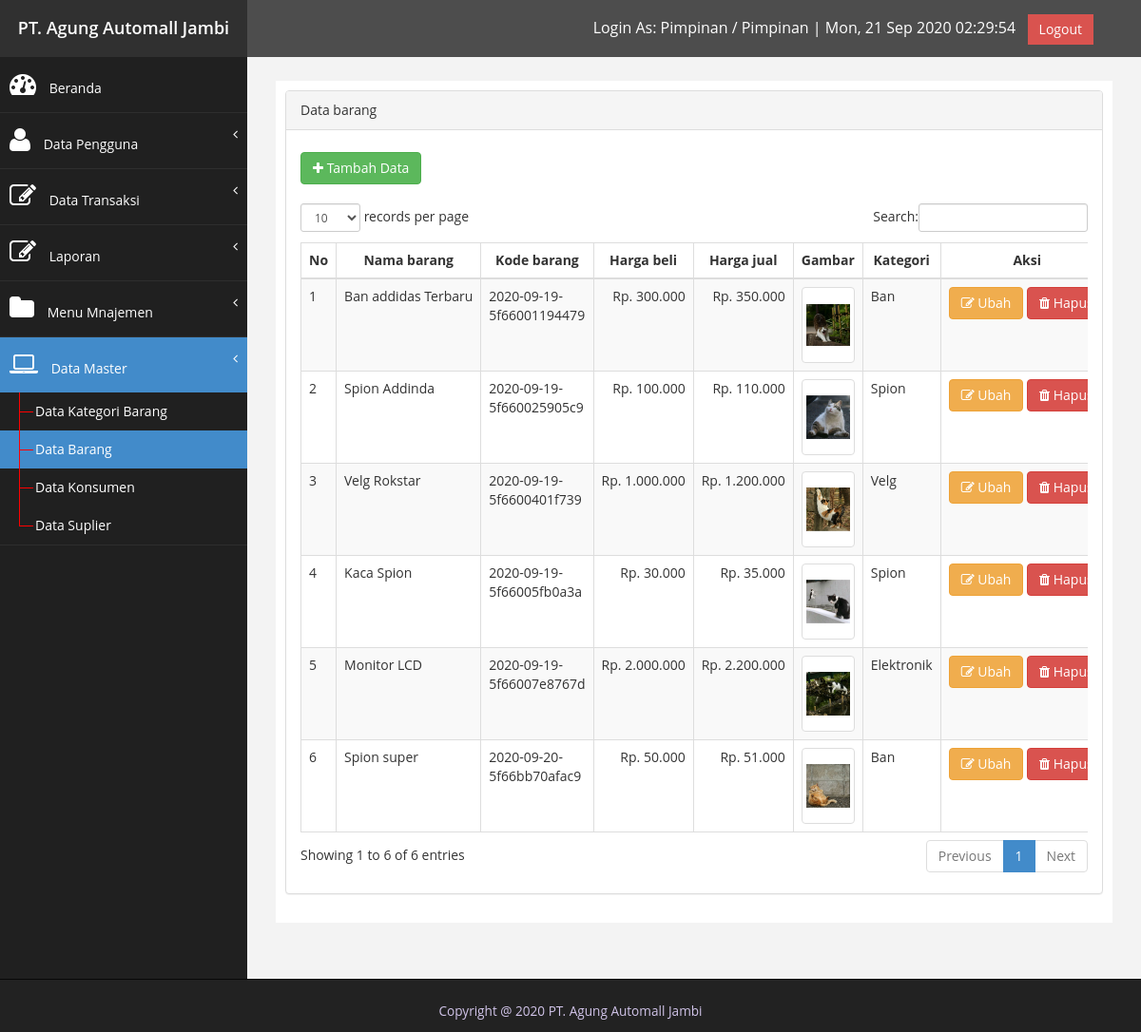
The page /index.php?page=data_master&submenu=barang (signed in) on the database its author committed.
### tables this page shows
CREATE TABLE `tb_user_menu_access` (
  `id` int(11) NOT NULL,
  `menu_id` int(11) NOT NULL,
  `id_user_level` int(11) NOT NULL
);

CREATE TABLE `tb_user_menu` (
  `user_menu_id` int(11) NOT NULL,
  `menu_title` varchar(128) NOT NULL,
  `icon` varchar(255) NOT NULL,
  `menu_url` varchar(50) NOT NULL
);

CREATE TABLE `tb_user_sub_menu_access` (
  `id` int(11) NOT NULL,
  `sub_menu_id` int(11) NOT NULL,
  `id_user_level` int(11) NOT NULL
);

CREATE TABLE `tb_user_sub_menu` (
  `id` int(11) NOT NULL,
  `menu_id` int(11) NOT NULL,
  `title` varchar(128) NOT NULL,
  `sub_menu_url` varchar(50) NOT NULL,
  `file` varchar(255) NOT NULL
);

CREATE TABLE `tb_barang_data` (
  `id_barang_data` int(11) NOT NULL,
  `id_barang_kategori` int(11) NOT NULL,
  `barang_data_nama` varchar(200) NOT NULL,
  `barang_data_kode` varchar(100) NOT NULL,
  `barang_data_harga_beli` int(255) NOT NULL,
  `barang_data_harga_jual` int(255) NOT NULL,
  `barang_data_stok` bigint(20) NOT NULL,
  `barang_data_gambar` varchar(255) NOT NULL
);

CREATE TABLE `tb_barang_kategori` (
  `id_barang_kategori` int(11) NOT NULL,
  `barang_kategori_nama` varchar(50) NOT NULL
);

### function.php (called while the page is built, shortened)
<?php
$koneksi = new mysqli("localhost", "root", "", "db_pos_bengkel");
function query($query)
{
	global $koneksi;
	$result = mysqli_query($koneksi, $query);
	if ($result) {
		if ($result->num_rows > 0) {
			$rows = [];
			while ($row = mysqli_fetch_array($result, MYSQLI_ASSOC)) {
				$rows[] = $row;
			}
			return $rows;
		} else return false;
	} else return false;
}

### index.php (the view, shortened to what this page needs)
<?php
include "function.php";
$tools['page_title'] = "PT. Agung Automall Jambi";
$tools['developer'] = true;
if (isset($_GET['page'])) $page = $_GET['page'];
else $page = "";
if (isset($_GET['submenu'])) $submenu = $_GET['submenu'];
else $submenu = "";
$_baseurl = '?page=' . $page . '&submenu=' . $submenu;
$level        = $_SESSION['user']['level'];
$display_page = "home.php";
$menus        = query("SELECT * FROM tb_user_menu_access
        INNER JOIN tb_user_menu
        ON    tb_user_menu_access.menu_id       = tb_user_menu.user_menu_id
        WHERE tb_user_menu_access.id_user_level = '$level'
");
if ($menus) {
    for ($i = 0; $i < count($menus); $i++) {
        $id = $menus[$i]['menu_id'];
        $menus[$i]['sub_menu'] = query("SELECT * FROM tb_user_sub_menu_access
            INNER JOIN tb_user_sub_menu
            ON    tb_user_sub_menu_access.sub_menu_id   = tb_user_sub_menu.id
            WHERE tb_user_sub_menu_access.id_user_level = '$level'
            AND tb_user_sub_menu.menu_id='$id'
        ");
        $menus[$i]['active'] = false;
        if ($menus[$i]['sub_menu']) {
            for ($j = 0; $j < count($menus[$i]['sub_menu']); $j++) {
                $menus[$i]['sub_menu'][$j]['url_act'] = "?page=" . $menus[$i]['menu_url'] . "&submenu=" . $menus[$i]['sub_menu'][$j]['sub_menu_url'];
                if ($menus[$i]['menu_url'] . $menus[$i]['sub_menu'][$j]['sub_menu_url'] == ($page . $submenu)) {
                    $display_page                 = $menus[$i]['sub_menu'][$j]['file'];
                    $menus[$i]['sub_menu'][$j]['active'] = true;
                    $menus[$i]['active']                 = true;
                } else {
                    $menus[$i]['sub_menu'][$j]['active'] = false;
                }
            }
            $menus[$i]['visible'] = true;
        } else {
            $menus[$i]['visible'] = false;
            $menus[$i]['active'] = false;
        }
    }
}
?>
<!DOCTYPE html>
<html xmlns="http://www.w3.org/1999/xhtml">
<head>
    <link href="assets/css/bootstrap.css" rel="stylesheet" />
    <link href="assets/css/font-awesome.css" rel="stylesheet" />
    <link href="assets/css/custom.css" rel="stylesheet" />
    <link href="assets/js/dataTables/dataTables.bootstrap.css" rel="stylesheet" />
</head>
<body>
    <div id="wrapper">
        <nav class="navbar navbar-default navbar-cls-top " role="navigation" style="margin-bottom: 0">
            <div class="navbar-header">
                <div class="navbar-bg text-tengah">
                    <a class="navbar-merek" href="index.php"><?= $tools['page_title']; ?></a>
                </div>
            </div>
            <div style="color: white; padding  : 15px 50px 5px 50px;float    : right; font-size: 16px;">
                <span>Login As: <?= $_SESSION['user']['level_title']; ?> / <?= $_SESSION['user']['nama']; ?> |</span>
                <span id="clockTopbar"></span> &nbsp;
                <a href="logout.php" class="btn btn-danger square-btn-adjust">Logout</a>
            </div>
        </nav>
        <nav class="navbar-default navbar-side" role="navigation">
            <div class="sidebar-collapse">
                <ul class="nav" id="main-menu">
                    <li>
                        <?php
                        if ($page === "") echo '<a href="index.php" class="bg-primary"><i class="fa fa-dashboard fa-2x"></i> Beranda</a>';
                        else echo '<a href="index.php"><i class="fa fa-dashboard fa-2x"></i> Beranda</a>';
                        ?>
                    </li>
                    <?php if ($menus) {
                        foreach ($menus as $menu) {
                            if ($menu['visible']) {
                                echo '<li>';
                                if ($menu['active']) {
                                    echo '
                                <a  href  = "#" class                                        = "bg-primary"><i class = "' . $menu["icon"] . '"></i> ' . $menu["menu_title"] . '<span class = "fa arrow"></span></a>
                                <ul class = "nav nav-second-level collapse in" aria-expanded = "true" style          = "">
                                ';
                                } else {
                                    echo '
                                <a  href  = "#"><i class = "' . $menu["icon"] . '"></i> ' . $menu["menu_title"] . '<span class = "fa arrow"></span></a>
                                <ul class = "nav nav-second-level">
                                ';
                                }
                                if ($menu['sub_menu']) {
                                    foreach ($menu['sub_menu'] as $nav_submenu) {
                                        if ($nav_submenu['active']) echo '<li><a href="' . $nav_submenu['url_act'] . '" class="bg-primary"></i> ' . $nav_submenu['title'] . '</a></li>';
                                        else  echo '<li><a href="' . $nav_submenu['url_act'] . '"></i> ' . $nav_submenu['title'] . '</a></li>';
                                    }
                                }
                                echo '</ul>';
                                echo '</li>';
                            }
                        }
                    } ?>
                </ul>
            </div>
        </nav>
        <div id="page-wrapper">
            <div id="page-inner">
                <div class="row">
                    <div class="col-md-12">
                        <?php
                        if (file_exists($display_page)) include $display_page;
                        else include "page/error.php";
                        ?>
                    </div>
                </div>
            </div>
        </div>
    </div>
    <div class="navbar navbar-inverse navbar-fixed-bottom footer-bottom">
        <div class="container text-center">
            <p class="text-center" style="color: #D1C4E9;"><small>Copyright @ 2020 <?= $tools['page_title']; ?></p>
        </div>
</body>
</html>

### page/data_master/barang/barang.php
<?php
if (isset($_GET['aksi'])) {
    if ($_GET['aksi'] == 'tambah') {
        include "tambah.php";
    } else if ($_GET['aksi'] == 'ubah') {
        include "ubah.php";
    } else if ($_GET['aksi'] == 'hapus') {
        include "hapus.php";
    } else {
        include "display.php";
    }
} else {
    include "display.php";
}

### page/data_master/barang/display.php
<?php
$nomor = 1;
$datas = query("SELECT * FROM `tb_barang_data` INNER JOIN `tb_barang_kategori` ON `tb_barang_data`.`id_barang_kategori` = `tb_barang_kategori`.`id_barang_kategori`");
?>
<div class="row">
    <div class="col-md-12">
        <div class="panel panel-default">
            <div class="panel-heading">
                Data barang
            </div>
            <div class="panel-body">
                <div class="table-responsive">
                    <div>
                        <a href="<?= $_baseurl; ?>&aksi=tambah" class="btn btn-success" style="margin-top:  8px;"><i class="fa fa-plus"></i> Tambah Data</a>
                    </div><br>
                    <table class="table table-striped table-bordered table-hover" id="dataTables-example">
                        <thead>
                            <tr>
                                <th style="text-align: center;">No</th>
                                <th style="text-align: center;">Nama barang</th>
                                <th style="text-align: center;">Kode barang</th>
                                <th style="text-align: center;">Harga beli</th>
                                <th style="text-align: center;">Harga jual</th>
                                <th style="text-align: center;">Gambar</th>
                                <th style="text-align: center;">Kategori</th>
                                <th style="text-align: center;">Aksi</th>
                            </tr>
                        </thead>
                        <tbody>
                            <?php if ($datas) :
                                foreach ($datas as $data) : ?>
                                    <tr>
                                        <td style="white-space: nowrap;"><?php echo $nomor++; ?></td>
                                        <td style="white-space: nowrap;"><?php echo $data['barang_data_nama']; ?></td>
                                        <td><?php echo $data['barang_data_kode']; ?></td>
                                        <td style="white-space: nowrap; text-align:right;">Rp. <?php echo number_format($data['barang_data_harga_beli'], 0, ',', '.'); ?></td>
                                        <td style="white-space: nowrap; text-align:right;">Rp. <?php echo number_format($data['barang_data_harga_jual'], 0, ',', '.'); ?></td>
                                        <td style="white-space: nowrap; text-align:center;"><img style="width: 200px; height: 80px; object-fit:contain;" src="images/master_data_barang/<?php echo $data['barang_data_gambar']; ?>" style="width: 100px;" alt="..." class="img-thumbnail"></td>
                                        <td style="white-space: nowrap;"><?php echo $data['barang_kategori_nama']; ?></td>
                                        <td style="white-space:nowrap;">
                                            <a href="<?= $_baseurl; ?>&aksi=ubah&id=<?php echo $data['id_barang_data']; ?>" class="btn btn-warning"><i class="fa fa-edit"></i> Ubah</a>
                                            <a onclick="return confirm('Anda yakin ingin menghapus?')" href="<?= $_baseurl; ?>&aksi=hapus&id=<?php echo $data['id_barang_data']; ?>" class="btn btn-danger"><i class="fa fa-trash"></i> Hapus</a>
                                        </td>
                                    </tr>
                            <?php endforeach;
                            endif; ?>
                        </tbody>
                    </table>
                </div>
            </div>
        </div>
    </div>
</div>

### assets/css/custom.css (style rules this page uses)
body { font-family: 'Open Sans', sans-serif; }
#wrapper { width: 100%; background:#202020; }
#page-wrapper { padding: 15px 15px; min-height: 600px; background:#F3F3F3; }
#page-inner { width:100%; margin:10px 20px 10px 0px; background-color:#fff!important; padding:10px; margin-bottom: 100px; }
.text-center { text-align:center; }
.square-btn-adjust { border: 0px solid transparent; -webkit-border-radius: 0px; -moz-border-radius: 0px; border-radius: 0px; }
p { font-size:16px; line-height:25px; padding-top:20px; }
.arrow { float: right; }
.fa.arrow:before { content: "\f104"; }
.nav-second-level li, .nav-third-level li { border-bottom: none !important; }
.nav-second-level li a { padding-left: 37px; }
.sidebar-collapse , .sidebar-collapse .nav { background:none; }
.sidebar-collapse .nav { padding:0; }
.sidebar-collapse .nav > li > a { color:#fff; text-shadow:none; }
.sidebar-collapse > .nav > li > a { padding:15px 10px; }
.sidebar-collapse > .nav > li { border-bottom: 1px solid rgba(107, 108, 109, 0.19); }
.nav-second-level > li > a:before , .nav-third-level > li > a:before { content:""; display:block; position:absolute; left:20px; width:15px; height:1px; background:#ff0000; top:20px; }
.nav-second-level > li > a:after, .nav-third-level > li > a:after { content:""; display:block; position:absolute; left:20px; width:1px; height:100%; background:#ff0000; top:0px; z-index:10; }
.nav-second-level > li:last-child > a:after, .nav-third-level > li:last-child > a:after { height:50%; }
.navbar-side { border:none; background-color: #202020; }
.navbar-cls-top { background:#4D4D4D; border-bottom:none; }
.navbar-default { border:0px solid black; }
.navbar-header { background: #A70303; }
.nav > li > a > i { margin-right:10px; }
@media (min-width:768px) { #page-wrapper { margin: 0 0 0 260px; padding: 15px 30px; } }
@media (min-width:768px) { .navbar-side { z-index: 1; position: absolute; width: 260px; } }
@media (min-width:768px) { .navbar { border-radius: 0px; } }

### index.php (style rules this page uses)
.navbar-bg { display: flex; justify-content: center; align-items: center; height: 60px; background-color: #303030; width: 260px; }
.navbar-merek { color: #fff; font-size: 18px; font-weight: 600; }

### rows shown on the page
tb_user_menu_access: menu.menu_title "Data Pengguna"
tb_user_menu_access: menu.menu_title "Data Transaksi"
tb_user_menu_access: menu.menu_title "Laporan"
tb_user_menu_access: menu.menu_title "Menu Mnajemen"
tb_user_menu_access: menu.menu_title "Data Master"
tb_user_sub_menu_access: sub_menu.title "Data Kategori Barang"
tb_user_sub_menu_access: sub_menu.title "Data Barang"
tb_user_sub_menu_access: sub_menu.title "Data Konsumen"
tb_user_sub_menu_access: sub_menu.title "Data Suplier"
tb_barang_data: barang_data_nama "Ban addidas Terbaru", barang_data_kode "2020-09-19-5f66001194479", barang_data_harga_beli "300.000", barang_data_harga_jual "350.000", barang_data_gambar (picture), id_barang_kategori.barang_kategori_nama "Ban"
tb_barang_data: barang_data_nama "Spion Addinda", barang_data_kode "2020-09-19-5f660025905c9", barang_data_harga_beli "100.000", barang_data_harga_jual "110.000", barang_data_gambar (picture), id_barang_kategori.barang_kategori_nama "Spion"
tb_barang_data: barang_data_nama "Velg Rokstar", barang_data_kode "2020-09-19-5f6600401f739", barang_data_harga_beli "1.000.000", barang_data_harga_jual "1.200.000", barang_data_gambar (picture), id_barang_kategori.barang_kategori_nama "Velg"
tb_barang_data: barang_data_nama "Kaca Spion", barang_data_kode "2020-09-19-5f66005fb0a3a", barang_data_harga_beli "30.000", barang_data_harga_jual "35.000", barang_data_gambar (picture), id_barang_kategori.barang_kategori_nama "Spion"
tb_barang_data: barang_data_nama "Monitor LCD", barang_data_kode "2020-09-19-5f66007e8767d", barang_data_harga_beli "2.000.000", barang_data_harga_jual "2.200.000", barang_data_gambar (picture), id_barang_kategori.barang_kategori_nama "Elektronik"
tb_barang_data: barang_data_nama "Spion super", barang_data_kode "2020-09-20-5f66bb70afac9", barang_data_harga_beli "50.000", barang_data_harga_jual "51.000", barang_data_gambar (picture), id_barang_kategori.barang_kategori_nama "Ban"

### other values the page prints
$tools['page_title'] "PT. Agung Automall Jambi"
$_SESSION['user']['level_title'] "Pimpinan"
$_SESSION['user']['nama'] "Pimpinan"
